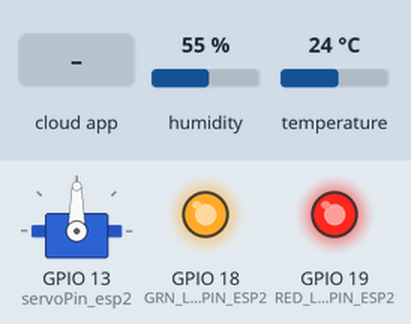
The sketch below on a simulated ESP32. Shown: servo, output pins drawn as LEDs (lit = HIGH). The test bench sets the inputs (shaded band); at power-on: humidity 55 %, temperature 24 °C. The ROS host is connected and sends only what is stated.

Above: at 5.2 s.
5.3 s: the phone or cloud app sets LEDs_esp2 to 0
At 5.9 s:
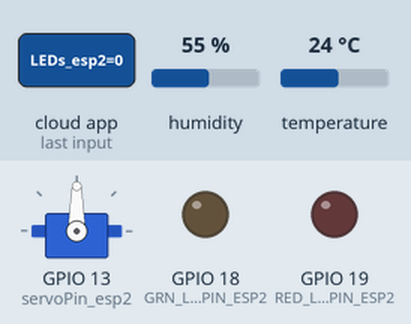
6.8 s: the phone or cloud app sets servo_esp2 to 0
At 7.8 s:
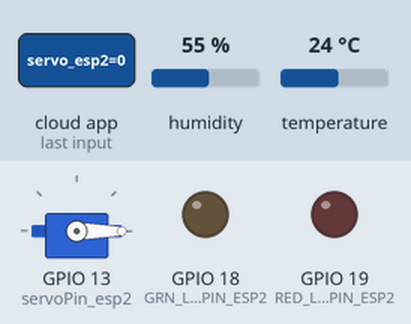
8.3 s: the phone or cloud app sets LEDs_esp2 to 1
At 9.0 s:
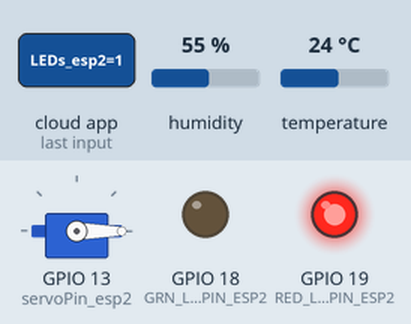
9.8 s: the phone or cloud app sets servo_esp2 to 90
At 10.1 s:
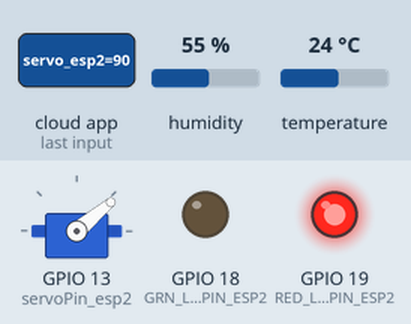
11.3 s: the phone or cloud app sets LEDs_esp2 to 2
At 12.4 s:
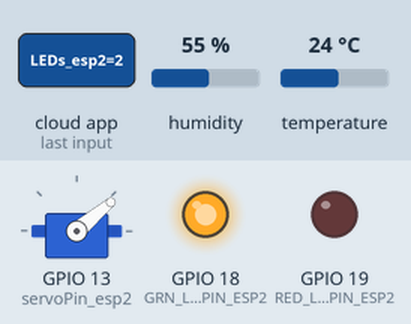
12.8 s: the phone or cloud app sets servo_esp2 to 1
At 13.2 s:
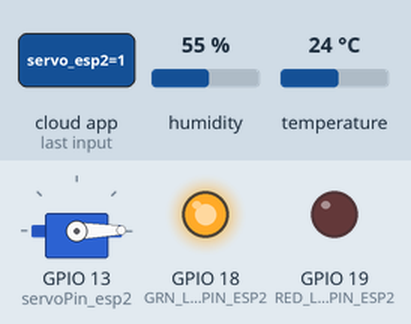
Timing chart, 0 to 15.3 s (numbered marks = the images above; inputs shaded):
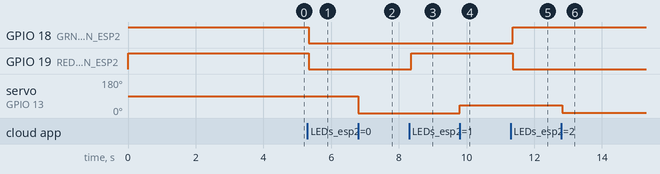

Measured:
- after the input at 5.3 s, GPIO 18 (GRN_LED_PIN_ESP2), GPIO 19 (RED_LED_PIN_ESP2): HIGH → LOW after 0.05 s
- after the input at 6.8 s, servo on GPIO 13 (servoPin_esp2): 90° → 0° at once
- after the input at 8.3 s, GPIO 19 (RED_LED_PIN_ESP2): LOW → HIGH after 0.07 s
- after the input at 9.8 s, servo on GPIO 13 (servoPin_esp2): 0° → 40° at once
- after the input at 11.3 s, GPIO 18 (GRN_LED_PIN_ESP2): LOW → HIGH after 0.07 s; GPIO 19 (RED_LED_PIN_ESP2): HIGH → LOW after 0.07 s
- after the input at 12.8 s, servo on GPIO 13 (servoPin_esp2): 40° → 1° at once

The sketch:

micro_ros_Servo_temp_subscriber_esp2.ino
```cpp
#include <micro_ros_arduino.h>

#include <stdio.h>
#include <rcl/rcl.h>
#include <rcl/error_handling.h>
#include <rclc/rclc.h>
#include <rclc/executor.h>
#include <ESP32Servo.h>         // 19
#include <DHT.h>           // temp - a/m

// #include <std_msgs/msg/int32.h>
#include <std_msgs/msg/int8.h>   // 1/9

Servo myservo_esp2;     // object   // 20
DHT dht_esp2(15, DHT11);  // temp - b

int servoPin_esp2 = 13;             // 21
#define TEMP_PIN_ESP2 15    // temp - c

// rcl_subscription_t subscriber;
rcl_subscription_t LEDs_subscriber_esp2;  // 2/9

rcl_subscription_t servo_subscriber_esp2;  // 22

rcl_publisher_t temp_publisher_esp2;  // temp - d

// std_msgs__msg__Int32 msg;
std_msgs__msg__Int8 LEDs_msg_esp2;     // 3/9

std_msgs__msg__Int8 servo_msg_esp2;    // 23

std_msgs__msg__Int8 temp_msg_esp2;     // temp - e

rclc_executor_t executor;
rclc_support_t support;
rcl_allocator_t allocator;
rcl_node_t node;
rcl_timer_t timer;

// #define LED_PIN 2
#define GRN_LED_PIN_ESP2 18   // 10
#define RED_LED_PIN_ESP2 19    // 11

#define RCCHECK(fn) { rcl_ret_t temp_rc = fn; if((temp_rc != RCL_RET_OK)){error_loop();}}
#define RCSOFTCHECK(fn) { rcl_ret_t temp_rc = fn; if((temp_rc != RCL_RET_OK)){}}

int8_t get_temp_esp2();   // temp - k

void error_loop(){
  while(1){
    // digitalWrite(LED_PIN, !digitalRead(LED_PIN));    // 18
    delay(100);
  }
}

int limitToMaxValue(int value, int maxLimit) {         // 25 - start
  if (value > maxLimit){
    return maxLimit;
  } else {
    return value;
  }
}                                                      // 25 - end

// void subscription_callback(const void * msgin)
// {
//   const std_msgs__msg__Int32 * msg = (const std_msgs__msg__Int32 *)msgin;
//   digitalWrite(LED_PIN, (msg->data == 0) ? LOW : HIGH);
// }

void timer_callback_esp2(rcl_timer_t * timer, int64_t last_call_time){    // temp - i
  RCLC_UNUSED(last_call_time);
  if(timer != NULL){
    int8_t temp = get_temp_esp2();
    temp_msg_esp2.data = temp;
    RCSOFTCHECK(rcl_publish(&temp_publisher_esp2, &temp_msg_esp2, NULL));
  }
}

void LEDs_subscription_callback_esp2(const void * msgin)                           // 4/9
{
  const std_msgs__msg__Int8 * msg = (const std_msgs__msg__Int8 *)msgin;
  // digitalWrite(LED_PIN, (msg->data == 0) ? LOW : HIGH);

  int8_t value = msg->data;           // 16

  switch (value) {                    // 17
    case 0:
      digitalWrite(GRN_LED_PIN_ESP2, LOW);
      digitalWrite(RED_LED_PIN_ESP2, LOW);
      break;
    case 1:
      digitalWrite(GRN_LED_PIN_ESP2, LOW);
      digitalWrite(RED_LED_PIN_ESP2, HIGH);
      break;
    case 2:
      digitalWrite(GRN_LED_PIN_ESP2, HIGH);
      digitalWrite(RED_LED_PIN_ESP2, LOW);
      break;
    case 3:
      digitalWrite(GRN_LED_PIN_ESP2, HIGH);
      digitalWrite(RED_LED_PIN_ESP2, HIGH);
      break;
    default:
      break;
  }
}

void servo_callback_esp2(const void* msgin){                                   // 24 - start
  const std_msgs__msg__Int8* msg = (const std_msgs__msg__Int8*)msgin;
  int8_t angle = msg->data;
  int servo_position_esp2;
  servo_position_esp2 = limitToMaxValue(angle, 40);
  myservo_esp2.write(servo_position_esp2);
}

// void temp_callback(const void* msgin){                                   // f
//   const std_msgs__msg__Int8* msg = (const std_msgs__msg__Int8*)msgin;
//   int8_t angle = msg->data;
//   int temp;
//   temp = dht.read();
// }

int8_t get_temp_esp2(){                   // temp - l
  // int temp = analogRead(TEMP_PIN);
  int temp_esp2 = dht_esp2.readTemperature();
  return static_cast<int8_t>(temp_esp2);
}


void setup() {
  set_microros_wifi_transports("siddhi", "siddhi123", "192.168.43.158", 8889);
  // set_microros_transports();

  // pinMode(LED_PIN, OUTPUT);
  // digitalWrite(LED_PIN, HIGH);

  pinMode(GRN_LED_PIN_ESP2, OUTPUT);     // 12
  digitalWrite(GRN_LED_PIN_ESP2, HIGH);  // 13

  pinMode(RED_LED_PIN_ESP2, OUTPUT);      // 14
  digitalWrite(RED_LED_PIN_ESP2, HIGH);   // 15

  pinMode(TEMP_PIN_ESP2, INPUT);   // temp - j

  delay(2000);

  dht_esp2.begin();  // g
  delay(2000);  // h

  Serial.begin(115200);  // i

  // Allow allocation of all timers    // 21 - start
	ESP32PWM::allocateTimer(0);
	ESP32PWM::allocateTimer(1);
	ESP32PWM::allocateTimer(2);
	ESP32PWM::allocateTimer(3);
	myservo_esp2.setPeriodHertz(50);    // standard 50 hz servo
	myservo_esp2.attach(servoPin_esp2, 1000, 2000);   // 21 - end

  allocator = rcl_get_default_allocator();

  //create init_options
  RCCHECK(rclc_support_init(&support, 0, NULL, &allocator));

  // create node
  // RCCHECK(rclc_node_init_default(&node, "micro_ros_arduino_node", "", &support));
  RCCHECK(rclc_node_init_default(&node, "ESP32_Terminal_2", "", &support));            // 5/9
  // RCCHECK(rclc_node_init_default(&node, "esp32_terminal_2", "", &support));

  // create subscriber

  // LED Subscriber
  RCCHECK(rclc_subscription_init_default(
    // &subscriber,
    &LEDs_subscriber_esp2,                                                            // 6/9
    &node,
    // ROSIDL_GET_MSG_TYPE_SUPPORT(std_msgs, msg, Int32),
    ROSIDL_GET_MSG_TYPE_SUPPORT(std_msgs, msg, Int8),                            // 7/9
    // "micro_ros_arduino_subscriber"
    "LEDs_esp2"));                                                                    // 8/9

  // Servo Subscriber
  RCCHECK(rclc_subscription_init_default(                  // 22 - start
    // &subscriber,
    &servo_subscriber_esp2,
    &node,
    // ROSIDL_GET_MSG_TYPE_SUPPORT(std_msgs, msg, Int32),
    ROSIDL_GET_MSG_TYPE_SUPPORT(std_msgs, msg, Int8),
    // "micro_ros_arduino_subscriber"
    "/servo_esp2"));                                              // 22 - end

  // create timer
  const unsigned int timer_timeout = 100;      // temp - f - start
  RCCHECK(rclc_timer_init_default(
    &timer,
    &support,
    RCL_MS_TO_NS(timer_timeout),
    timer_callback_esp2));

  // publisher
  RCCHECK(rclc_publisher_init_default(              // temp - m
    // &subscriber,
    &temp_publisher_esp2,
    &node,
    // ROSIDL_GET_MSG_TYPE_SUPPORT(std_msgs, msg, Int32),
    ROSIDL_GET_MSG_TYPE_SUPPORT(std_msgs, msg, Int8),
    // "micro_ros_arduino_subscriber"
    "temp_esp2"));

  // create executor
  RCCHECK(rclc_executor_init(&executor, &support.context, 4, &allocator));     // no. of threades = no. of subscribers = 1  // temp - h
  RCCHECK(rclc_executor_add_timer(&executor, &timer));    // temp - g

  // RCCHECK(rclc_executor_add_subscription(&executor, &subscriber, &msg, &subscription_callback, ON_NEW_DATA));
  RCCHECK(rclc_executor_add_subscription(&executor, &LEDs_subscriber_esp2, &LEDs_msg_esp2, &LEDs_subscription_callback_esp2, ON_NEW_DATA));   // 9/9
  RCCHECK(rclc_executor_add_subscription(&executor, &servo_subscriber_esp2, &servo_msg_esp2, &servo_callback_esp2, ON_NEW_DATA));             // 23
}

void loop() {
  delay(100);
  RCCHECK(rclc_executor_spin_some(&executor, RCL_MS_TO_NS(100)));
}
```
